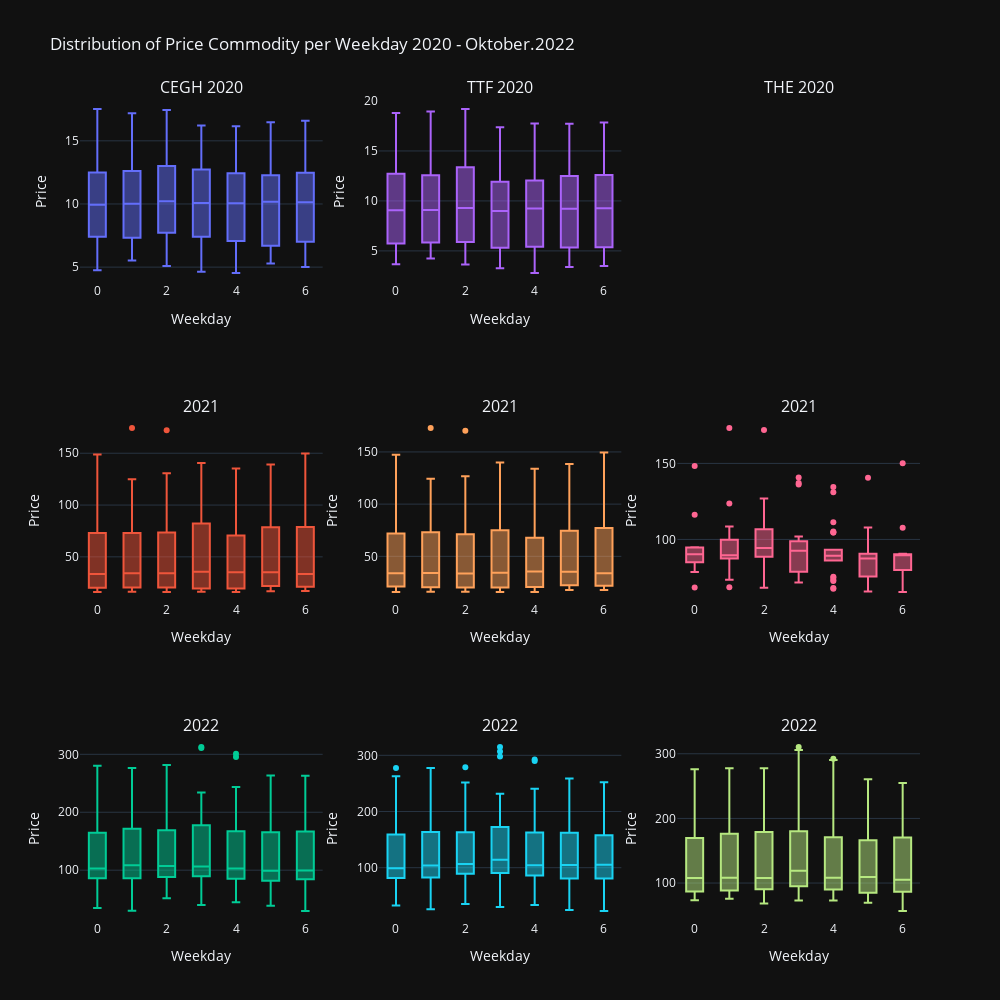

Here is the notebook cell this chart was saved with:
### Markdown cell above
All commodity markets had their strongest trading day thoughout the first 3 Day of the week. interestingly the through 2021 and 2022 the later weekdays bekame weaker. Suggesting that either with higher Volumes and Trades in those years, more traders supplied their demand earlier in the week.

### Code cell
# make some Boxplots for commodity markets and year
fig = make_subplots(rows=3, cols=3,
                    #specs=[[{}, {}],
                    #[{"colspan": 1}, None]],
                    subplot_titles=("CEGH 2020","TTF 2020","THE 2020", "2021","2021","2021","2022","2022","2022"))

fig.add_trace(
    go.Box( x=cegh_2020['weekday'],
            y=cegh_2020[['Open Price','High Price','Low Price','Last Price']].mean(axis= 1),
            ),
    row=1, col=1
)
fig.add_trace(
    go.Box( x=cegh_2021['weekday'],
            y=cegh_2021[['Open Price','High Price','Low Price','Last Price']].mean(axis= 1),
            ),
    row=2, col=1
)
fig.add_trace(
    go.Box( x=cegh_2022['weekday'],
            y=cegh_2022[['Open Price','High Price','Low Price','Last Price']].mean(axis= 1),
            ),
    row=3, col=1
)

fig.add_trace(
    go.Box( x=ttf_2020['weekday'],
            y=ttf_2020[['Open Price','High Price','Low Price','Last Price']].mean(axis= 1),
            ),
    row=1, col=2
)
fig.add_trace(
    go.Box( x=ttf_2021['weekday'],
            y=ttf_2021[['Open Price','High Price','Low Price','Last Price']].mean(axis= 1),
            ),
    row=2, col=2
)
fig.add_trace(
    go.Box( x=ttf_2022['weekday'],
            y=ttf_2022[['Open Price','High Price','Low Price','Last Price']].mean(axis= 1),
            ),
    row=3, col=2
)


fig.add_trace(
    go.Box( x=the_2021['weekday'],
            y=the_2021[['Open Price','High Price','Low Price','Last Price']].mean(axis= 1),
            ),
    row=2, col=3
)
fig.add_trace(
    go.Box( x=the_2022['weekday'],
            y=the_2022[['Open Price','High Price','Low Price','Last Price']].mean(axis= 1),
            ),
    row=3, col=3
)
fig.update_layout(
    autosize=False,
    width=1000,
    height=1000,
    showlegend=False,
    title_text="Distribution of Price Commodity per Weekday 2020 - Oktober.2022")

#name the first axis
fig['layout']['yaxis']['title']='Price'
fig['layout']['xaxis']['title']='Weekday'
#name the others starting with 2
for i in range(2,10):
    fig['layout'][f'yaxis{i}']['title']='Price'
    fig['layout'][f'xaxis{i}']['title']='Weekday'
fig.show()

### Figure 1 — Plotly figure (JSON) as saved in the notebook; plotly's stock layout.template omitted (floating-point values rounded to 4 significant figures; data arrays with more than 128 entries replaced by an {"elided": "..."} marker saying what was removed)
{"data": [{"x": {"elided": "465 int values"}, "y": {"elided": "465 float values"}, "type": "box", "xaxis": "x", "yaxis": "y"}, {"x": {"elided": "439 int values"}, "y": {"elided": "439 float values"}, "type": "box", "xaxis": "x4", "yaxis": "y4"}, {"x": {"elided": "427 int values"}, "y": {"elided": "427 float values"}, "type": "box", "xaxis": "x7", "yaxis": "y7"}, {"x": {"elided": "463 int values"}, "y": {"elided": "463 float values"}, "type": "box", "xaxis": "x2", "yaxis": "y2"}, {"x": {"elided": "442 int values"}, "y": {"elided": "442 float values"}, "type": "box", "xaxis": "x5", "yaxis": "y5"}, {"x": {"elided": "457 int values"}, "y": {"elided": "457 float values"}, "type": "box", "xaxis": "x8", "yaxis": "y8"}, {"x": [3, 3, 4, 4, 5, 6, 0, 1, 2, 3, 3, 4, 4, 5, 6, 0, 1, 2, 3, 3, 4, 4, 5, 6, 0, 1, 2, 3, 3, 4, 4, 5, 6, 0, 1, 2, 3, 3, 4, 4, 5, 6, 0, 1, 2, 3, 3, 4, 4, 5, 6, 0, 1, 2, 3, 3, 4, 4, 5, 6, 0, 1, 2, 3, 3, 4, 4, 5, 6, 0, 1, 2, 3, 3, 4, 4, 5, 6, 0, 1, 2, 3, 3, 4, 4, 5, 6, 0, 1, 2, 3, 3, 4, 4, 5, 6, 0, 1, 2, 3, 3, 4, 4, 5, 6, 0, 1, 2, 3, 3, 4, 4, 5, 6, 0, 1, 2, 3, 3], "y": [89.82, 95.0, 86.83, 86.2, 74.96, 81.24, 90.95, 108.5, 121.1, 100.1, null, 91.31, 88.52, 87.43, 90.23, 87.64, 86.15, 92.6, 99.33, 97.25, 92.61, 93.17, 89.91, 90.56, 91.03, 87.99, 89.34, 89.5, null, 88.99, 87.97, 90.86, 89.64, 90.21, 89.46, 86.18, 77.03, 76.75, 67.48, 68.06, 65.74, 65.41, 68.29, 68.49, 74.51, 74.89, 73.25, 72.66, 73.36, 71.8, 72.46, 78.59, 73.41, 68.19, 74.63, 71.65, 74.85, 75.51, 75.75, 75.65, 80.78, 89.6, 97.21, 92.4, 92.65, 87.5, 87.75, 84.22, 86.6, 86.31, 89.38, 92.95, 92.57, 94.1, 89.51, 89.49, 89.11, 89.54, 94.89, 94.29, 94.35, 93.2, null, 91.49, 90.93, 90.42, 89.9, 89.79, 96.54, 101.8, 102.0, null, 104.6, 105.2, 107.8, 107.6, 116.2, 123.7, 127.0, 136.1, null, 134.5, 131.0, 140.7, 150.1, 148.4, 173.3, 172.0, 137.2, 140.8, 104.6, 111.3, 87.32, 87.5, 94.62, 96.8, 94.31, 84.03, 84.27], "type": "box", "xaxis": "x6", "yaxis": "y6"}, {"x": {"elided": "366 int values"}, "y": {"elided": "366 float values"}, "type": "box", "xaxis": "x9", "yaxis": "y9"}], "layout": {"xaxis": {"anchor": "y", "domain": [0.0, 0.2889], "title": {"text": "Weekday"}}, "yaxis": {"anchor": "x", "domain": [0.7778, 1.0], "title": {"text": "Price"}}, "xaxis2": {"anchor": "y2", "domain": [0.3556, 0.6444], "title": {"text": "Weekday"}}, "yaxis2": {"anchor": "x2", "domain": [0.7778, 1.0], "title": {"text": "Price"}}, "xaxis3": {"anchor": "y3", "domain": [0.7111, 1.0], "title": {"text": "Weekday"}}, "yaxis3": {"anchor": "x3", "domain": [0.7778, 1.0], "title": {"text": "Price"}}, "xaxis4": {"anchor": "y4", "domain": [0.0, 0.2889], "title": {"text": "Weekday"}}, "yaxis4": {"anchor": "x4", "domain": [0.3889, 0.6111], "title": {"text": "Price"}}, "xaxis5": {"anchor": "y5", "domain": [0.3556, 0.6444], "title": {"text": "Weekday"}}, "yaxis5": {"anchor": "x5", "domain": [0.3889, 0.6111], "title": {"text": "Price"}}, "xaxis6": {"anchor": "y6", "domain": [0.7111, 1.0], "title": {"text": "Weekday"}}, "yaxis6": {"anchor": "x6", "domain": [0.3889, 0.6111], "title": {"text": "Price"}}, "xaxis7": {"anchor": "y7", "domain": [0.0, 0.2889], "title": {"text": "Weekday"}}, "yaxis7": {"anchor": "x7", "domain": [0.0, 0.2222], "title": {"text": "Price"}}, "xaxis8": {"anchor": "y8", "domain": [0.3556, 0.6444], "title": {"text": "Weekday"}}, "yaxis8": {"anchor": "x8", "domain": [0.0, 0.2222], "title": {"text": "Price"}}, "xaxis9": {"anchor": "y9", "domain": [0.7111, 1.0], "title": {"text": "Weekday"}}, "yaxis9": {"anchor": "x9", "domain": [0.0, 0.2222], "title": {"text": "Price"}}, "annotations": [{"font": {"size": 16}, "showarrow": false, "text": "CEGH 2020", "x": 0.1444, "xanchor": "center", "xref": "paper", "y": 1.0, "yanchor": "bottom", "yref": "paper"}, {"font": {"size": 16}, "showarrow": false, "text": "TTF 2020", "x": 0.5, "xanchor": "center", "xref": "paper", "y": 1.0, "yanchor": "bottom", "yref": "paper"}, {"font": {"size": 16}, "showarrow": false, "text": "THE 2020", "x": 0.8556, "xanchor": "center", "xref": "paper", "y": 1.0, "yanchor": "bottom", "yref": "paper"}, {"font": {"size": 16}, "showarrow": false, "text": "2021", "x": 0.1444, "xanchor": "center", "xref": "paper", "y": 0.6111, "yanchor": "bottom", "yref": "paper"}, {"font": {"size": 16}, "showarrow": false, "text": "2021", "x": 0.5, "xanchor": "center", "xref": "paper", "y": 0.6111, "yanchor": "bottom", "yref": "paper"}, {"font": {"size": 16}, "showarrow": false, "text": "2021", "x": 0.8556, "xanchor": "center", "xref": "paper", "y": 0.6111, "yanchor": "bottom", "yref": "paper"}, {"font": {"size": 16}, "showarrow": false, "text": "2022", "x": 0.1444, "xanchor": "center", "xref": "paper", "y": 0.2222, "yanchor": "bottom", "yref": "paper"}, {"font": {"size": 16}, "showarrow": false, "text": "2022", "x": 0.5, "xanchor": "center", "xref": "paper", "y": 0.2222, "yanchor": "bottom", "yref": "paper"}, {"font": {"size": 16}, "showarrow": false, "text": "2022", "x": 0.8556, "xanchor": "center", "xref": "paper", "y": 0.2222, "yanchor": "bottom", "yref": "paper"}], "title": {"text": "Distribution of Price Commodity per Weekday 2020 - Oktober.2022"}, "autosize": false, "width": 1000, "height": 1000, "showlegend": false}}
